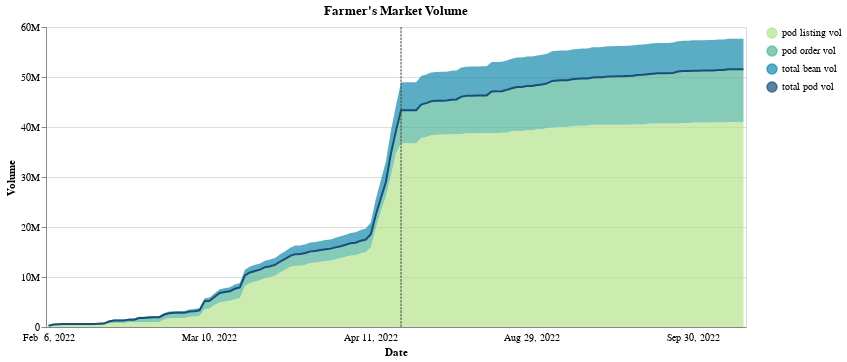

Here is the notebook cell this chart was saved with:
### Code cell
colors = {
    'pod listing vol': '#B5E48C', # light green yellow 
    'pod order vol': '#52B69A', # light blue green 
    'total bean vol': '#168AAD', # darker blue
    'total pod vol': '#184E77', # mid blue 
}
c = chart_stack_area_overlay_line_timeseries(
    df_snaps, 
    "timestamp", 
    value_vars, 
    ['pod listing vol', 'pod order vol', 'total bean vol',], 
    "Farmer's Market Volume", 
    yaxis_area_kwargs=dict(title="Volume", format=".3~s"), 
    color_map=colors, 
)

css_lines = css_tooltip_timeseries_multi_colored(value_vars, colors) 
css = "\n".join(css_lines)

apply_css("")
# apply_css(css)

c

### Figure 1 — Vega-Lite specification as saved in the notebook (floating-point values rounded to 4 significant figures; data arrays with more than 128 entries replaced by an {"elided": "..."} marker saying what was removed)
{"config": {"view": {"continuousWidth": 400, "continuousHeight": 300}}, "layer": [{"mark": {"type": "area", "point": "transparent"}, "encoding": {"color": {"field": "variable", "legend": {"title": null}, "scale": {"domain": ["pod listing vol", "pod order vol", "total bean vol", "total pod vol"], "range": ["#B5E48C", "#52B69A", "#168AAD", "#184E77"]}, "type": "nominal"}, "order": {"field": "stack_order", "sort": "ascending", "type": "quantitative"}, "tooltip": [{"field": "timestamp", "timeUnit": "yearmonthdate", "title": "date", "type": "ordinal"}, {"field": "pod listing vol", "format": ",d", "type": "quantitative"}, {"field": "pod order vol", "format": ",d", "type": "quantitative"}, {"field": "total bean vol", "format": ",d", "type": "quantitative"}, {"field": "total pod vol", "format": ",d", "type": "quantitative"}], "x": {"axis": {"formatType": "time", "labelAngle": 0, "labelExpr": "timeFormat(toDate(datum.value), '%b %e, %Y')", "labelOverlap": true, "labelPadding": 5, "labelSeparation": 50, "ticks": false, "title": "Date"}, "field": "timestamp", "type": "ordinal"}, "y": {"axis": {"format": ".3~s", "title": "Volume"}, "field": "value", "type": "quantitative"}}, "title": "Farmer's Market Volume", "transform": [{"calculate": "datum['variable'] === 'pod listing vol' ? 0 :  datum['variable'] === 'pod order vol' ? 1 :  datum['variable'] === 'total bean vol' ? 2 :  datum['variable'] === 'total pod vol' ? 3 : 4", "as": "stack_order"}, {"filter": "datum.variable == 'pod listing vol' | datum.variable == 'pod order vol' | datum.variable == 'total bean vol'"}, {"calculate": "datum['variable'] === 'pod listing vol' ? 0 :  datum['variable'] === 'pod order vol' ? 1 :  datum['variable'] === 'total bean vol' ? 2 :  datum['variable'] === 'total pod vol' ? 3 : 4", "as": "sort_col"}], "width": 700}, {"layer": [{"mark": "line", "encoding": {"color": {"field": "variable", "legend": {"title": null}, "scale": {"domain": ["pod listing vol", "pod order vol", "total bean vol", "total pod vol"], "range": ["#B5E48C", "#52B69A", "#168AAD", "#184E77"]}, "type": "nominal"}, "order": {"field": "stack_order", "sort": "ascending", "type": "quantitative"}, "x": {"axis": {"formatType": "time", "labelAngle": 0, "labelExpr": "timeFormat(toDate(datum.value), '%b %e, %Y')", "labelOverlap": true, "labelPadding": 5, "labelSeparation": 50, "ticks": false, "title": "Date"}, "field": "timestamp", "type": "ordinal"}, "y": {"axis": {}, "field": "value", "type": "quantitative"}}, "title": "Farmer's Market Volume", "transform": [{"calculate": "datum['variable'] === 'pod listing vol' ? 0 :  datum['variable'] === 'pod order vol' ? 1 :  datum['variable'] === 'total bean vol' ? 2 :  datum['variable'] === 'total pod vol' ? 3 : 4", "as": "stack_order"}, {"filter": "datum.variable != 'pod listing vol' & datum.variable != 'pod order vol' & datum.variable != 'total bean vol'"}], "width": 700}, {"mark": {"type": "rule", "color": "#474440", "opacity": 1, "strokeDash": [2.5, 1]}, "encoding": {"x": {"axis": {"formatType": "time", "labelAngle": 0, "labelExpr": "timeFormat(toDate(datum.value), '%b %e, %Y')", "labelOverlap": true, "labelPadding": 5, "labelSeparation": 50, "ticks": false, "title": "Date"}, "field": "timestamp", "type": "ordinal"}}, "title": "Farmer's Market Volume", "transform": [{"pivot": "variable", "value": "value", "groupby": ["timestamp"]}, {"filter": "\n            year(datum['timestamp']) === 2022 && \n            month(datum['timestamp']) === 3 && \n            date(datum['timestamp']) === 17 && warn(datetime(datum['timestamp']))\n        "}], "width": 700}]}], "data": {"name": "data-a611516c23f8e4037882f6b425337bf8"}, "$schema": "https://vega.github.io/schema/vega-lite/v4.17.0.json", "datasets": {"data-a611516c23f8e4037882f6b425337bf8": {"elided": "556 records"}}}
